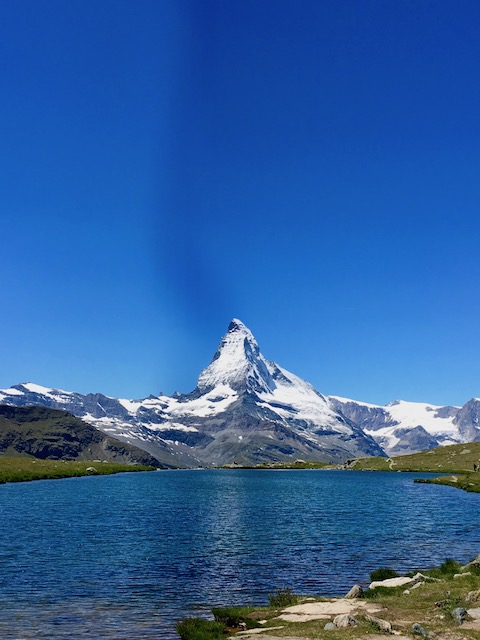
#> input picture assignment5/input.jpg, 480 x 640 px
$ python filtering.py   (older library calls are emulated)
#> lines starting #> are read from the running program, lines starting #| are printed output that depends on the picture
#!/usr/bin/python
import numpy as np
import cv2
import matplotlib
from matplotlib import pyplot as plt

def imshow(img, title=""):
    plt.figure(figsize=(8, 8))
    plt.imshow(img, cmap="gray")
    _ = plt.yticks([])
    _ = plt.xticks([])
    plt.title(title)

#-----------------------------------PART 1-------------------------------------------------------#
img = cv2.imread("input.jpg", 0)
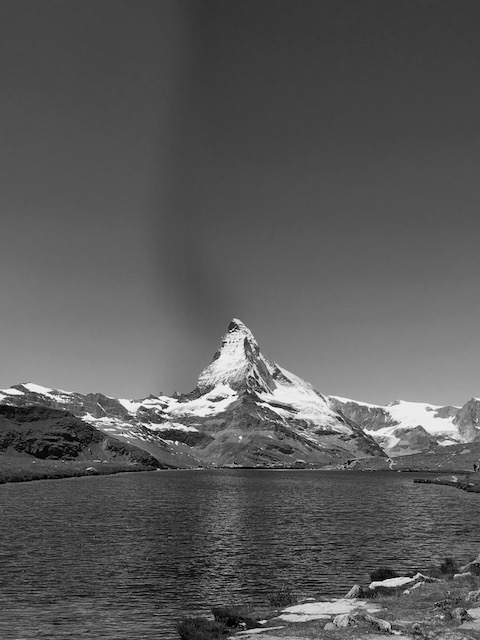
#> img: shape (640, 480); min 0, max 248, mean 89.6
std = 2
filter1D = cv2.getGaussianKernel(31, std)
filterG = filter1D * filter1D.T
filterG /= filterG.sum()


yett = np.pad(filterG, ((305,305),(225,225)), mode='constant', constant_values=0)
#imshow(yett, "31 x 31 Gaussian Kernel with Std = {}".format(std))

#---------------------------------------------------------------------------------------#
smoothed = cv2.filter2D(img, cv2.CV_32F, filterG, borderType=cv2.BORDER_REFLECT_101)
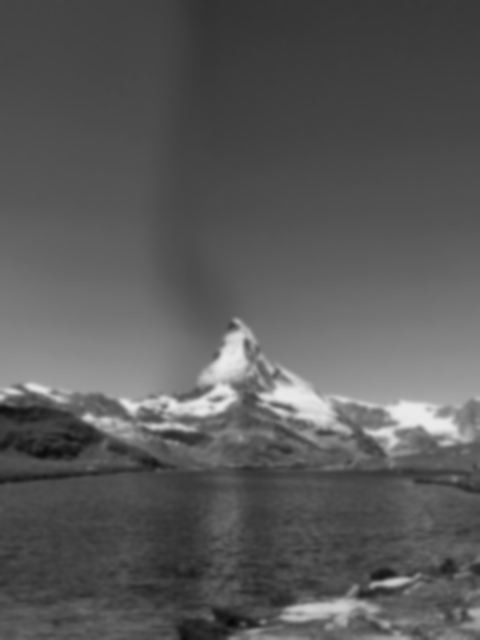
#> smoothed: shape (640, 480) float32; min 7.84, max 235.1, mean 89.5
detail = img - smoothed
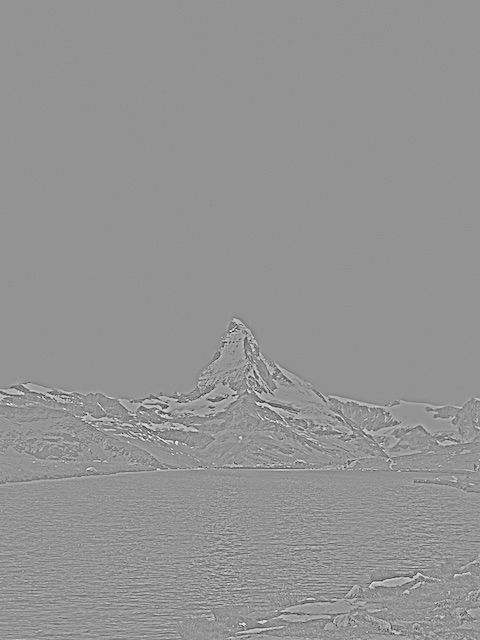
#> detail: shape (640, 480) float32; min -182.8, max 133, mean 0; drawn with min black and max white

sharpened = img + 1.0 * detail
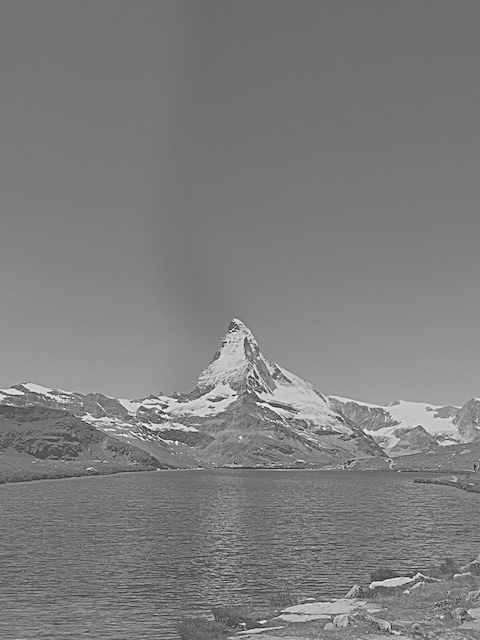
#> sharpened: shape (640, 480) float32; min -174.8, max 360, mean 89.6; drawn with min black and max white
img_disp = np.maximum(0, np.minimum(255, sharpened.astype(int)))
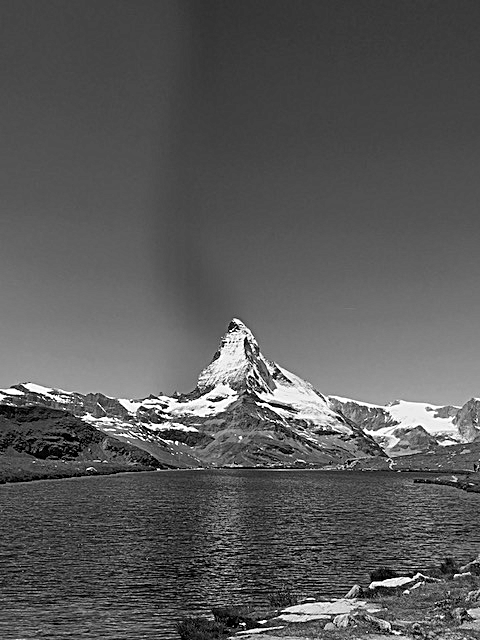
#> img_disp: shape (640, 480) int64; min 0, max 255, mean 89.3
imshow(smoothed, "Sharpened Image")


plt.waitforbuttonpress()
